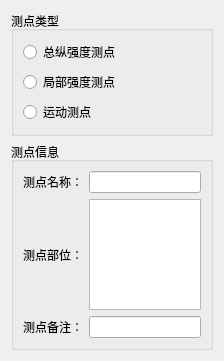
              <widget class="QWidget" name="scrollAreaWidgetContents">
               <property name="geometry">
                <rect>
                 <x>0</x>
                 <y>0</y>
                 <width>224</width>
                 <height>361</height>
                </rect>
               </property>
               <layout class="QGridLayout" name="gridLayout_2">
                <item row="1" column="0">
                 <widget class="QGroupBox" name="groupBox_4">
                  <property name="title">
                   <string>测点信息</string>
                  </property>
                  <layout class="QGridLayout" name="gridLayout_11">
                   <item row="0" column="0">
                    <widget class="QLabel" name="label_25">
                     <property name="text">
                      <string>测点名称：</string>
                     </property>
                    </widget>
                   </item>
                   <item row="0" column="1">
                    <widget class="QLineEdit" name="PointName"/>
                   </item>
                   <item row="1" column="0">
                    <widget class="QLabel" name="label_26">
                     <property name="text">
                      <string>测点部位：</string>
                     </property>
                    </widget>
                   </item>
                   <item row="1" column="1">
                    <widget class="QTextEdit" name="PointPos"/>
                   </item>
                   <item row="2" column="0">
                    <widget class="QLabel" name="label_27">
                     <property name="text">
                      <string>测点备注：</string>
                     </property>
                    </widget>
                   </item>
                   <item row="2" column="1">
                    <widget class="QLineEdit" name="PointRe"/>
                   </item>
                  </layout>
                 </widget>
                </item>
                <item row="0" column="0">
                 <widget class="QGroupBox" name="groupBox_2">
                  <property name="title">
                   <string>测点类型</string>
                  </property>
                  <layout class="QVBoxLayout" name="verticalLayout_6">
                   <item>
                    <widget class="QRadioButton" name="TotalRbtn">
                     <property name="text">
                      <string>总纵强度测点</string>
                     </property>
                     <property name="checkable">
                      <bool>true</bool>
                     </property>
                    </widget>
                   </item>
                   <item>
                    <widget class="QRadioButton" name="LocalRbtn">
                     <property name="text">
                      <string>局部强度测点</string>
                     </property>
                    </widget>
                   </item>
                   <item>
                    <widget class="QRadioButton" name="AccRbtn">
                     <property name="text">
                      <string>运动测点</string>
                     </property>
                    </widget>
                   </item>
                  </layout>
                 </widget>
                </item>
               </layout>
              </widget>
